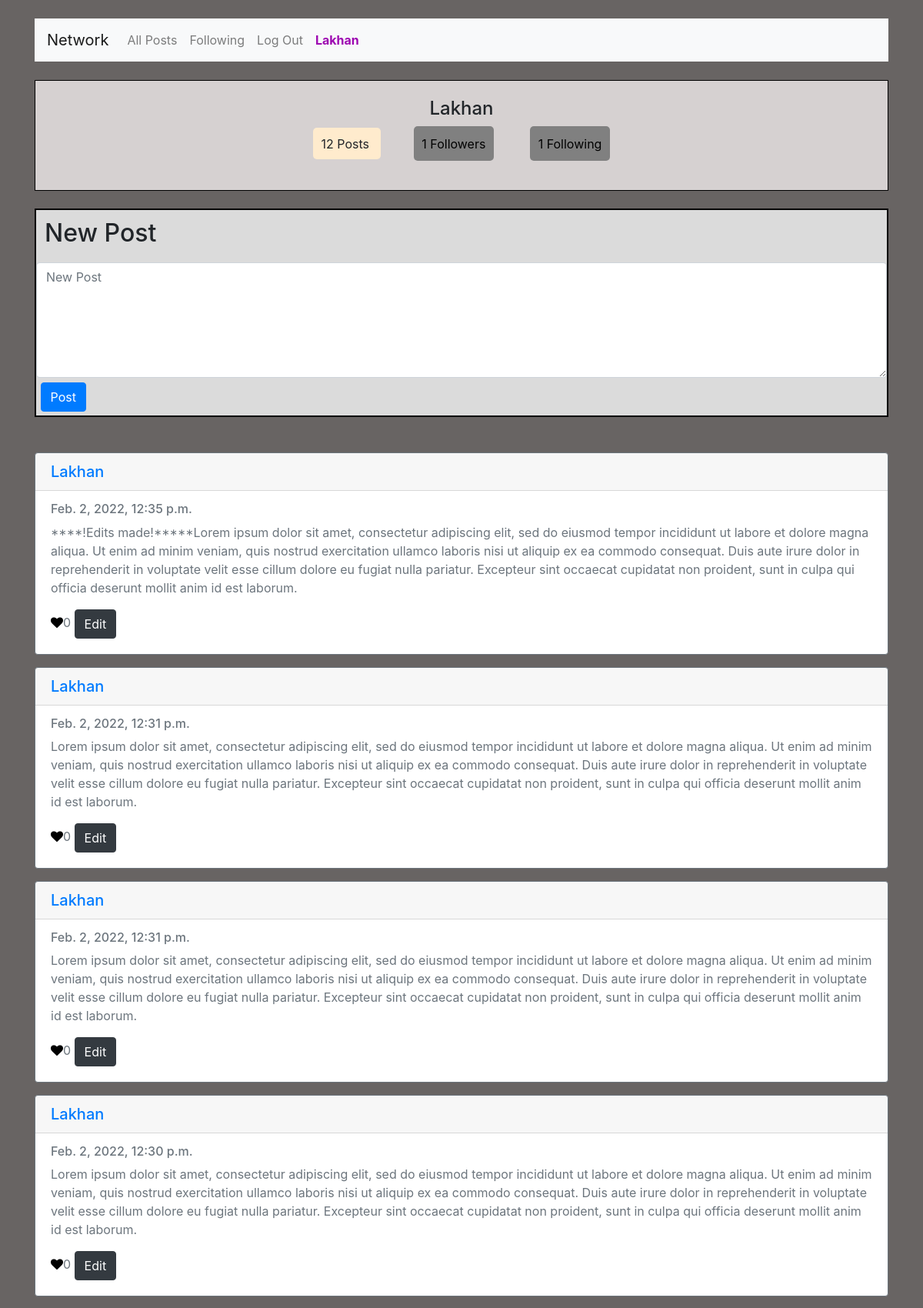
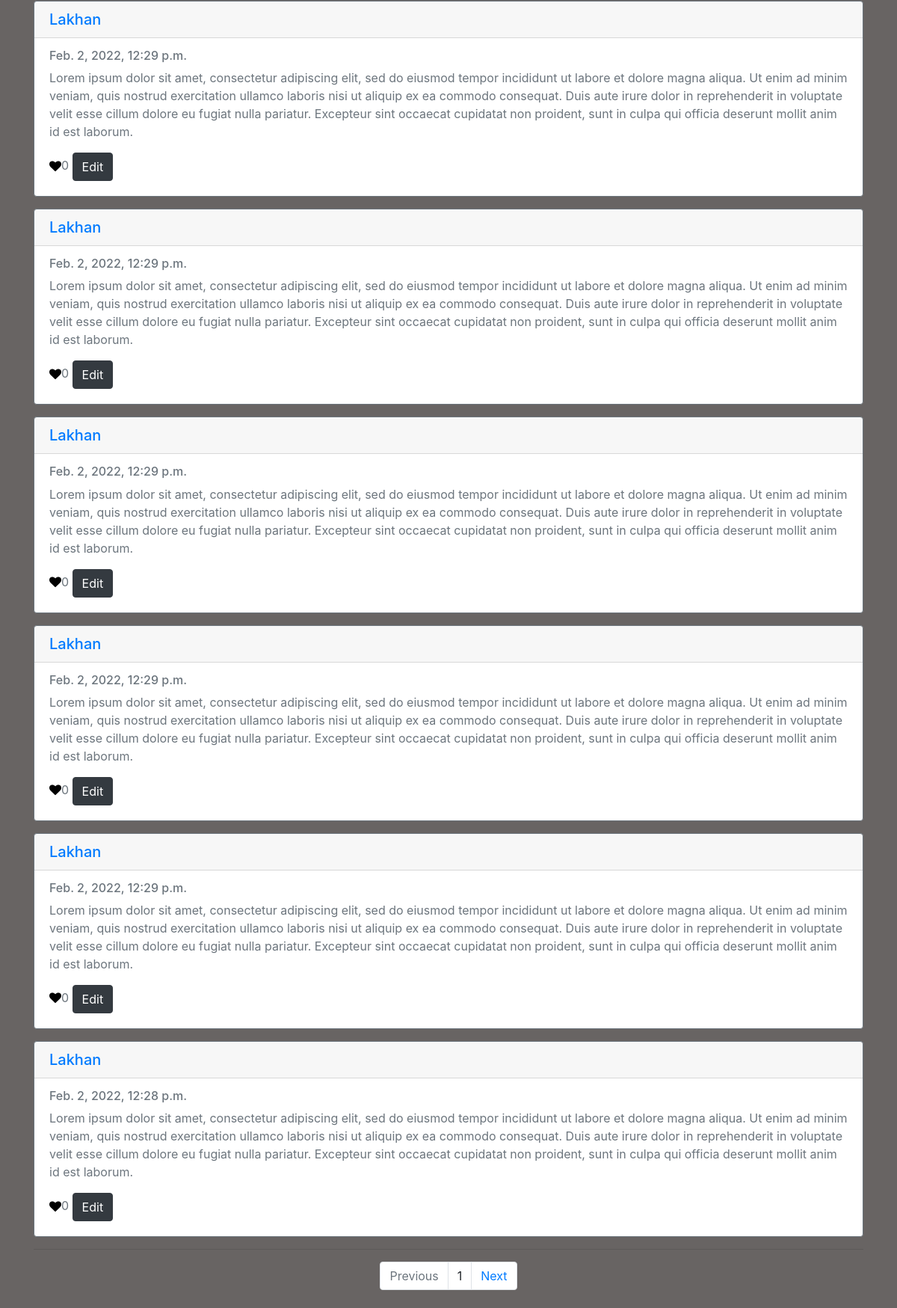
Screenshot of /profile/Lakhan (signed in) with the database file from the repository (2 pictures, top to bottom).
### network/models.py (models this page shows, shortened)
class User(AbstractUser):
    pass

class Posts(models.Model):
    content = models.CharField(max_length=255)
    user = models.ForeignKey(User, on_delete=models.CASCADE, related_name='author')
    date = models.DateTimeField(auto_now_add=True)
    liked = models.ManyToManyField(User, default=None, blank=True, related_name='post_likes')

### network/views.py (the view, shortened to what this page needs)
# urls.py: path("profile/<str:username>", views.profile_view, name="profile"),
@login_required(login_url="/login")
def profile_view(request,username):
    if request.method == 'GET':
        loggeduser = request.user
        profileuser = get_object_or_404(User, username=username)
        posts = Posts.objects.filter(user=profileuser).order_by('id').reverse()
        follower = profile.objects.filter(target=profileuser)
        following = profile.objects.filter(follower=profileuser)
        following_each_other = profile.objects.filter(follower=loggeduser, target=profileuser)
        totalfollower = follower.count()
        totalfollowing = following.count()
        paginator = Paginator(posts, 10)
        page_no = request.GET.get('page')
        page_object = paginator.get_page(page_no)
        context = {
            'posts': posts.count(),
            'totalfollowing': totalfollowing,
            'follower': follower,
            'totalfollower': totalfollower,
            'following': following,
            'page_obj': page_object,
            'profileuser': profileuser,
            'followingEachOther': following_each_other
        }
        return render(request, "network/profile.html", context)

### network/templates/network/Profile.html (shortened to what this page needs)
{% extends 'network/layout.html' %}
{% load static %}
{% block body %}
<br>
<div class="profile">
    {% if profileuser.first_name and profileuser.last_name %}
    <h4 class="details-name">{{profileuser.first_name|title}} {{profileuser.last_name|title}}
    {% else %}
    <h4 class="details-name">{{profileuser.username|title}}</h4>
    {% endif %}
    <p><span class="postbutton">{{posts}} Posts </span>
        <button class ="followerbutton" type="button" >{{totalfollower}} Followers </button>
        <button class ="followerbutton" type="button" >{{totalfollowing}} Following </button>
    </p>
  </div>
  {% if user.username == profileuser.username %}
  <div class="compose-post">
    <h2 style="padding: 1%;">New Post</h2>
    <form method=post action="{% url 'newpost' username=user.username %}" >
      <div class="compose-form">
        <textarea class="form-control" name="textarea" placeholder="New Post"></textarea>
      </div>
      <input value="Post" style="margin:0.5%;" type="submit" class="btn btn-primary"/>
    </form>
  </div>
  {% endif %}
  <br>
  {% for post in page_obj %}
  <div class="card border-secondary mb-3 post-object{{post.id}}">
    <h5 class="card-header"><a href="{% url 'profile' username=post.user %}">{{post.user|title}}</a></h5>
    <div class="card-body text-secondary">
      <h6 class="card-subtitle mb-2 text-muted">{{post.date}}</h6>
      <p class="card-text post-object-content{{post.id}}">{{post.content}}</p>
        {% if user.is_authenticated %}
          {% if request.user in post.liked.all %}
          <a href="{% url 'likepost' postid=post.id %}"><i class="fa fa-heart" id="heart{{post.id}}" style="color:red;"></i></a><span id="liked{{post.id}}">{{post.liked.all.count}}</span>
          {% else %}
          <a href="{% url 'likepost' postid=post.id %}"><i class="fa fa-heart" id="heart{{post.id}}" style="color:black;"></i></a><span id="liked{{post.id}}">{{post.liked.all.count}}</span>
          {% endif %}
        {% else %}
            <p class="total-likes">Likes: {{post.liked.all.count}}</p>
        {% endif %}
        {% if request.user == post.user%}
        <a href="{% url 'edit' post_id=post.id %}"><button class="btn btn-dark">Edit</button></a>
        {% endif %}
    </div>
</div>
{% endfor %}
<hr>
<div class="container">
  <ul class="pagination justify-content-center">
      {% if page_obj.has_previous %}
          <li class="page-item"><a href="?page={{ page_obj.previous_page_number }}" class="page-link">Previous</a></li>
      {% else %}
      <li class="page-item disabled"><a class="page-link">Previous</a></li>
      {% endif %}
      {% if page_obj.number %}
      <li class="page-item"><a class="page-link">{{ page_obj.number }}</a></li>
      {% else %}
      <li class="page-item"><a class="page-link">0</a></li>
      {% endif %}
      {% if page_obj.has_next %}
      <li class="page-item"><a href="?page={{ page_obj.next_page_number }}" class="page-link">Next</a></li>
      {% else %}
      <li class="page-item disabled"><a class="page-link">Next</a></li>
      {% endif %}
  </ul>
</div>
{% endblock %}

### network/templates/network/layout.html (shortened to what this page needs)
{% load static %}
<!DOCTYPE html>
<html lang="en">
    <head>
        <link rel="stylesheet" href="https://stackpath.bootstrapcdn.com/bootstrap/4.4.1/css/bootstrap.min.css">
        <link href="{% static 'network/styles.css' %}" rel="stylesheet">
        <link rel="stylesheet" href="https://cdnjs.cloudflare.com/ajax/libs/font-awesome/4.7.0/css/font-awesome.min.css">
    </head>
    <body class="container">
        <nav class="navbar navbar-expand-lg navbar-light bg-light">
            <a class="navbar-brand" href="{% url 'index'%}">Network</a>
            <div>
              <ul class="navbar-nav mr-auto">
                <li class="nav-item">
                  <a class="nav-link" href="{% url 'allposts' %}">All Posts</a>
                </li>
                {% if user.is_authenticated %}
                    <li class="nav-item">
                        <a class="nav-link" href="{% url 'following' username=user.username  %}">Following</a>
                    </li>
                    <li class="nav-item">
                        <a class="nav-link" href="{% url 'logout' %}">Log Out</a>
                    </li>
                {% endif %}
                {% if user.is_authenticated %}
                <li id="username">
                    <a class="nav-link" href="#" style="color:rgb(157, 7, 177);"><strong>{{ user.username }}</strong></a>
                </li>
                {% endif %}
              </ul>
            </div>
          </nav>
        <div class="body">
            {% block body %}
            {% endblock %}
        </div>
    </body>
</html>

### network/static/network/styles.css (style rules this page uses)
body { margin: 2%; background-color: rgb(104, 100, 99); }
#username { float: right; }
textarea { min-height: 150px; padding:1%; }
.compose-post { border:2px solid black; margin:2% 0; background: rgb(219, 219, 219); }
.profile { border: 1px solid black; padding: 2%; background-color: rgb(214, 209, 209); text-align: center; }
.postbutton { border-radius: 5px; margin:0 2% ; background-color: blanchedalmond; padding: 1%; }
.followerbutton { border-radius: 5px; font-size: 16px; background-color: grey; border: none; padding: 1%; margin:0 2%; }

### rows the page displays
User: username "Lakhan"
Posts: user "Lakhan", date "Feb. 2, 2022, 12:35 p.m.", content "****!Edits made!*****Lorem ipsum dolor sit amet, consectetur adipiscing elit, sed do eiusmod tempor incididunt ut labore et dolore magna aliqua. Ut enim ad minim veniam, quis nostrud exercitation ullamco laboris nisi ut aliquip ex ea commodo consequat. Duis aute irure dolor in reprehenderit in voluptate velit esse cillum dolore eu fugiat nulla pariatur. Excepteur sint occaecat cupidatat non proident, sunt in culpa qui officia deserunt mollit anim id est laborum.", liked.all.count "0"
Posts: user "Lakhan", date "Feb. 2, 2022, 12:31 p.m.", content "Lorem ipsum dolor sit amet, consectetur adipiscing elit, sed do eiusmod tempor incididunt ut labore et dolore magna aliqua. Ut enim ad minim veniam, quis nostrud exercitation ullamco laboris nisi ut aliquip ex ea commodo consequat. Duis aute irure dolor in reprehenderit in voluptate velit esse cillum dolore eu fugiat nulla pariatur. Excepteur sint occaecat cupidatat non proident, sunt in culpa qui officia deserunt mollit anim id est laborum.", liked.all.count "0", shows "Edit"
Posts: user "Lakhan", date "Feb. 2, 2022, 12:31 p.m.", content "Lorem ipsum dolor sit amet, consectetur adipiscing elit, sed do eiusmod tempor incididunt ut labore et dolore magna aliqua. Ut enim ad minim veniam, quis nostrud exercitation ullamco laboris nisi ut aliquip ex ea commodo consequat. Duis aute irure dolor in reprehenderit in voluptate velit esse cillum dolore eu fugiat nulla pariatur. Excepteur sint occaecat cupidatat non proident, sunt in culpa qui officia deserunt mollit anim id est laborum.", liked.all.count "0", shows "Edit"
Posts: user "Lakhan", date "Feb. 2, 2022, 12:30 p.m.", content "Lorem ipsum dolor sit amet, consectetur adipiscing elit, sed do eiusmod tempor incididunt ut labore et dolore magna aliqua. Ut enim ad minim veniam, quis nostrud exercitation ullamco laboris nisi ut aliquip ex ea commodo consequat. Duis aute irure dolor in reprehenderit in voluptate velit esse cillum dolore eu fugiat nulla pariatur. Excepteur sint occaecat cupidatat non proident, sunt in culpa qui officia deserunt mollit anim id est laborum.", liked.all.count "0", shows "Edit"
Posts: user "Lakhan", date "Feb. 2, 2022, 12:29 p.m.", content "Lorem ipsum dolor sit amet, consectetur adipiscing elit, sed do eiusmod tempor incididunt ut labore et dolore magna aliqua. Ut enim ad minim veniam, quis nostrud exercitation ullamco laboris nisi ut aliquip ex ea commodo consequat. Duis aute irure dolor in reprehenderit in voluptate velit esse cillum dolore eu fugiat nulla pariatur. Excepteur sint occaecat cupidatat non proident, sunt in culpa qui officia deserunt mollit anim id est laborum.", liked.all.count "0", shows "Edit"
Posts: user "Lakhan", date "Feb. 2, 2022, 12:29 p.m.", content "Lorem ipsum dolor sit amet, consectetur adipiscing elit, sed do eiusmod tempor incididunt ut labore et dolore magna aliqua. Ut enim ad minim veniam, quis nostrud exercitation ullamco laboris nisi ut aliquip ex ea commodo consequat. Duis aute irure dolor in reprehenderit in voluptate velit esse cillum dolore eu fugiat nulla pariatur. Excepteur sint occaecat cupidatat non proident, sunt in culpa qui officia deserunt mollit anim id est laborum.", liked.all.count "0", shows "Edit"
Posts: user "Lakhan", date "Feb. 2, 2022, 12:29 p.m.", content "Lorem ipsum dolor sit amet, consectetur adipiscing elit, sed do eiusmod tempor incididunt ut labore et dolore magna aliqua. Ut enim ad minim veniam, quis nostrud exercitation ullamco laboris nisi ut aliquip ex ea commodo consequat. Duis aute irure dolor in reprehenderit in voluptate velit esse cillum dolore eu fugiat nulla pariatur. Excepteur sint occaecat cupidatat non proident, sunt in culpa qui officia deserunt mollit anim id est laborum.", liked.all.count "0", shows "Edit"
Posts: user "Lakhan", date "Feb. 2, 2022, 12:29 p.m.", content "Lorem ipsum dolor sit amet, consectetur adipiscing elit, sed do eiusmod tempor incididunt ut labore et dolore magna aliqua. Ut enim ad minim veniam, quis nostrud exercitation ullamco laboris nisi ut aliquip ex ea commodo consequat. Duis aute irure dolor in reprehenderit in voluptate velit esse cillum dolore eu fugiat nulla pariatur. Excepteur sint occaecat cupidatat non proident, sunt in culpa qui officia deserunt mollit anim id est laborum.", liked.all.count "0", shows "Edit"
Posts: user "Lakhan", date "Feb. 2, 2022, 12:29 p.m.", content "Lorem ipsum dolor sit amet, consectetur adipiscing elit, sed do eiusmod tempor incididunt ut labore et dolore magna aliqua. Ut enim ad minim veniam, quis nostrud exercitation ullamco laboris nisi ut aliquip ex ea commodo consequat. Duis aute irure dolor in reprehenderit in voluptate velit esse cillum dolore eu fugiat nulla pariatur. Excepteur sint occaecat cupidatat non proident, sunt in culpa qui officia deserunt mollit anim id est laborum.", liked.all.count "0", shows "Edit"
Posts: user "Lakhan", date "Feb. 2, 2022, 12:28 p.m.", content "Lorem ipsum dolor sit amet, consectetur adipiscing elit, sed do eiusmod tempor incididunt ut labore et dolore magna aliqua. Ut enim ad minim veniam, quis nostrud exercitation ullamco laboris nisi ut aliquip ex ea commodo consequat. Duis aute irure dolor in reprehenderit in voluptate velit esse cillum dolore eu fugiat nulla pariatur. Excepteur sint occaecat cupidatat non proident, sunt in culpa qui officia deserunt mollit anim id est laborum.", liked.all.count "0", shows "Edit"

### other values shown
{{ posts }} "12"
{{ totalfollower }} "1"
{{ totalfollowing }} "1"
{{ page_obj.number }} "1"
